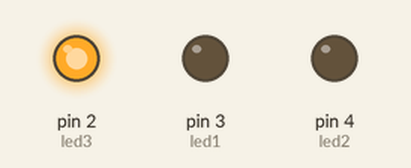
Bench run of a sketch on a simulated Arduino Uno, built with avr-gcc and run on an emulated ATmega328P. Parts: output pins drawn as LEDs (lit = HIGH).

Above: at 0.7 s.
At 1.47 s:
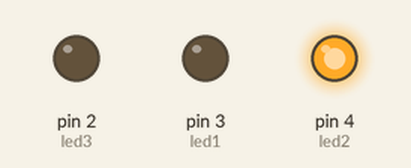
At 3.2 s:
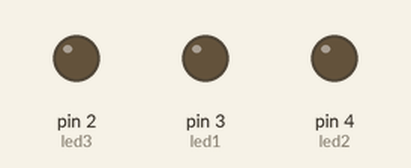
Timing chart, 0 to 3.5 s (numbered marks = the images above):
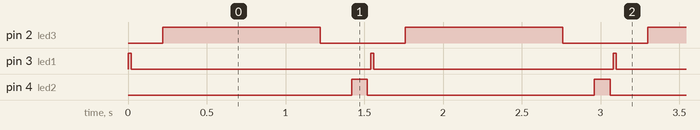

The sketch:

Third_LED.ino
```cpp
int led1 = 3; // define the GREEN LED (first led)
int led2 = 4; // define the RED LED (second led)
int led3 = 2; // define the YELLOW LED (third led)

void setup() {
  // put your setup code here, to run once:
  pinMode(led1, OUTPUT);
  pinMode(led2 , OUTPUT);
  pinMode(led3 , OUTPUT);
}

void loop() {
  // put your main code here, to run repeatedly:
  // GREEN LED (First LED)
  digitalWrite(led1, HIGH);
  delay(20);
  digitalWrite(led1, LOW);
  delay(200);

  // YELLOW LED (Third LED)
  digitalWrite(led3, HIGH);
  delay(1000);
  digitalWrite(led3, LOW);
  delay(200);

  // YELLOW LED (Third LED)
  digitalWrite(led2, HIGH);
  delay(100);
  digitalWrite(led2, LOW);
  delay(20);
}
```

Measured:
- by itself, pin 2 (led3): alternates HIGH for 1.0 s and LOW for 0.54 s
- by itself, pin 3 (led1): alternates HIGH for 0.02 s and LOW for 1.5 s
- by itself, pin 4 (led2): alternates HIGH for 0.10 s and LOW for 1.4 s
